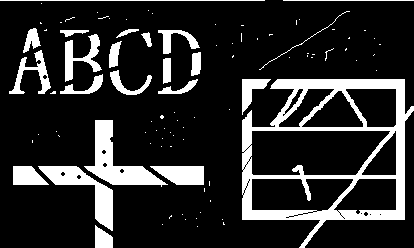
#> input picture 6-形态学处理/png_files/1.png, 414 x 248 px
$ jupyter execute '6-形态学处理.ipynb'
#> lines starting #> are read from the running program, lines starting #| are printed output that depends on the picture; after the words box and inside, x2 and y2 are one past the last pixel; in counts of white or black regions, pixels touching at a corner belong together
[cell 1]
import cv2
import matplotlib.pyplot as plt
import numpy as np

# 直方图计算函数
def GetHist(img):
    img = img.flatten()
    img = img.tolist()
    hist = []
    for i in range(0, 256):
        hist.append(img.count(i))
    return hist

# 6 二值图像处理

## 6.1 形态学处理

### 6.1.1 形态学膨胀

[cell 2]
# 形态学膨胀
m = [[0, 0, 0, 0, 0, 0, 0, 0, 0, 0, 0, 0],
     [0, 0, 0, 0, 0, 0, 0, 0, 0, 0, 0, 0],
     [0, 0, 1, 1, 1, 1, 1, 1, 1, 1, 0, 0],
     [0, 0, 1, 1, 1, 1, 1, 1, 1, 1, 0, 0],
     [0, 0, 1, 1, 1, 1, 1, 1, 1, 1, 0, 0],
     [0, 0, 1, 1, 1, 0, 0, 0, 1, 1, 0, 0],
     [0, 0, 1, 1, 1, 0, 0, 0, 1, 1, 0, 0],
     [0, 0, 1, 1, 1, 0, 0, 0, 1, 1, 0, 0],
     [0, 0, 1, 1, 1, 1, 1, 1, 1, 1, 0, 0],
     [0, 0, 1, 1, 1, 1, 1, 1, 1, 1, 0, 0],
     [0, 0, 0, 0, 0, 0, 0, 0, 0, 0, 0, 0],
     [0, 0, 0, 0, 0, 0, 0, 0, 0, 0, 0, 0]]

image = np.array(m, dtype=np.uint8)

kernel = np.array([[0, 0, 0, 0, 0],
                   [0, 1, 1, 1, 0],
                   [0, 1, 1, 1, 0],
                   [0, 1, 1, 1, 0],
                   [0, 0, 0, 0, 0],],np.uint8)

dilate = cv2.dilate(image, kernel, iterations=1)
print(dilate)

plt.figure()
plt.subplot(131)
plt.imshow(image, cmap='binary')
plt.subplot(132)
plt.imshow(kernel, cmap='binary')
plt.subplot(133)
plt.imshow(dilate, cmap='binary')
plt.show()

kernel的中点落在坐标系上哪些点时，kernel与image的交集不为空

#### 形态学膨胀的应用

[cell 3]
image1 = cv2.imread('./png_files/1.png', 0)
#> image1: shape (248, 414); 17% white; 93 white regions (70 under 20 px), largest, box (x1, y1, x2, y2) and area: (242, 79, 414, 248) 7674, (84, 120, 168, 187) 1884, (38, 166, 113, 231) 1498
image2 = cv2.imread('./png_files/letter.png', 0)
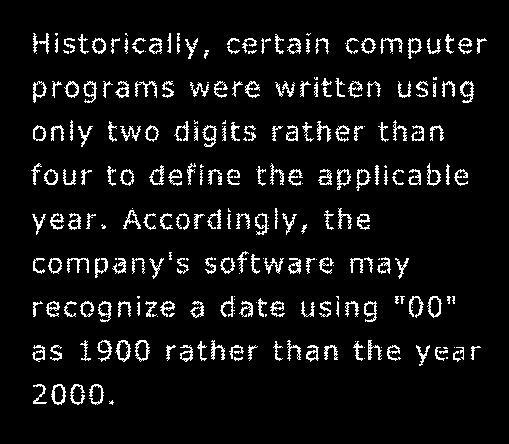
#> input picture 6-形态学处理/png_files/letter.png, 509 x 444 px
#> image2 is the input picture: shape (444, 509); min 0, max 255, mean 19

kernel = np.ones((3,3), dtype=np.uint8)

dilate1 = cv2.dilate(image1, kernel, iterations=1)
#> dilate1: shape (248, 414); 23.7% white; 84 white regions (50 under 20 px), largest, box (x1, y1, x2, y2) and area: (241, 78, 414, 248) 10848, (37, 119, 169, 232) 4038, (149, 165, 205, 186) 937
dilate2 = cv2.dilate(image2, kernel, iterations=1)
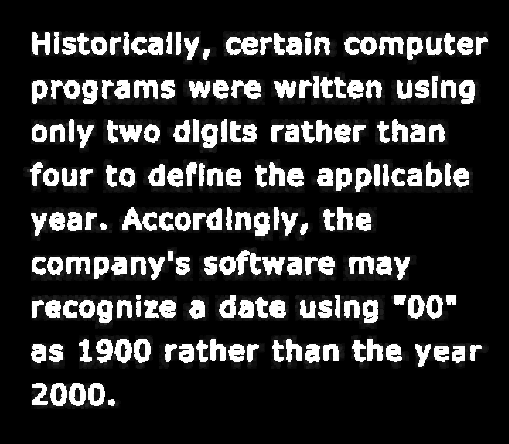
#> dilate2: shape (444, 509); min 0, max 255, mean 44.7

plt.figure()
plt.subplot(221)
plt.title('before')
plt.imshow(image1, cmap='gray')
plt.subplot(222)
plt.title('after')
plt.imshow(dilate1, cmap='gray')
plt.subplot(223)
plt.title('before')
plt.imshow(image2, cmap='gray')
plt.subplot(224)
plt.title('after')
plt.imshow(dilate2, cmap='gray')
plt.show()

### 6.1.2 形态学腐蚀

[cell 4]
# 形态学腐蚀
m = [[0, 0, 1, 0, 0],
     [0, 1, 1, 0, 0],
     [1, 1, 1, 1, 0],
     [0, 1, 1, 1, 0],
     [0, 1, 1, 0, 0],]

image = np.array(m, dtype=np.uint8)

kernel = np.array([[0, 0, 0, 0, 0],
                   [0, 0, 1, 0, 0],
                   [0, 1, 1, 1, 0],
                   [0, 0, 1, 0, 0],
                   [0, 0, 0, 0, 0],],np.uint8)

erosion = cv2.erode(image, kernel, iterations = 1)   #iteration的值越高，模糊程度(腐蚀程度)就越高 呈正相关关系且只能是整数

print(erosion)

plt.figure()
plt.subplot(131)
plt.imshow(image, cmap='binary')
plt.subplot(132)
plt.imshow(kernel, cmap='binary')
plt.subplot(133)
plt.imshow(erosion, cmap='binary')
plt.show()

kernel的中点落在坐标系中哪些点时，kernel可以完美地嵌入image中

#### 形态学腐蚀的应用

[cell 5]
image = cv2.imread('./png_files/1.png', 0)

kernel = np.ones((3,3), dtype=np.uint8)

erosion = cv2.erode(image, kernel, iterations = 1)
#> erosion: shape (248, 414); 10.9% white; 24 white regions (3 under 20 px), largest, box (x1, y1, x2, y2) and area: (243, 80, 414, 248) 4198, (87, 121, 164, 184) 1525, (40, 167, 112, 229) 1183

plt.figure()
plt.subplot(121)
plt.title('before')
plt.imshow(image, cmap='gray')
plt.subplot(122)
plt.title('after')
plt.imshow(erosion, cmap='gray')
plt.show()

[cell 6]
image = cv2.imread('./png_files/2.png', 0)
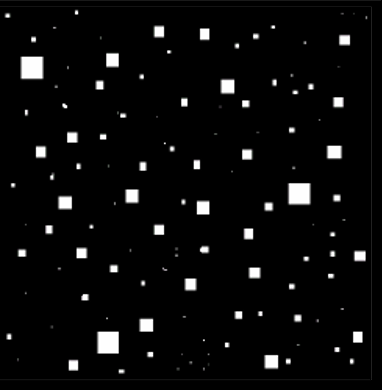
#> input picture 6-形态学处理/png_files/2.png, 382 x 390 px
#> image: shape (390, 382); min 0, max 255, mean 10.3

kernel = np.ones((15,15), dtype=np.uint8)

erosion = cv2.erode(image, kernel, iterations = 1)
#> erosion: shape (390, 382)

dilate = cv2.dilate(erosion, kernel, iterations=1)

plt.figure()
plt.subplot(131)
plt.title('before')
plt.imshow(image, cmap='gray')
plt.subplot(132)
plt.title('15x15 erosion')
plt.imshow(erosion, cmap='gray')
plt.subplot(133)
plt.title('15x15 dilation')
plt.imshow(dilate, cmap='gray')
plt.show()

形态学腐蚀，有着滤波的效果

## 6.2 图像的开闭运算

### 6.2.1 开运算

先腐蚀再膨胀

[cell 7]
m = [[0, 0, 0, 0, 0, 0, 0, 0, 0, 0],
     [0, 0, 0, 0, 0, 0, 1, 1, 0, 0],
     [0, 1, 1, 1, 0, 0, 1, 1, 0, 0],
     [0, 1, 1, 1, 1, 1, 1, 1, 1, 0],
     [0, 1, 1, 1, 1, 1, 1, 1, 1, 0],
     [0, 0, 0, 0, 0, 1, 1, 1, 1, 0],
     [0, 0, 0, 0, 0, 1, 1, 1, 1, 0],
     [0, 0, 0, 0, 0, 0, 0, 0, 0, 0],]

image = np.array(m, dtype=np.uint8)

kernel = np.ones((3,3), dtype=np.uint8)

img_open=cv2.morphologyEx(image, cv2.MORPH_OPEN, kernel)

plt.figure()
plt.subplot(121)
plt.title('before')
plt.imshow(image, cmap='binary')
plt.subplot(122)
plt.title('after')
plt.imshow(img_open, cmap='binary')
plt.show()

[cell 8]
# 把kernel设置成圆形试试
m = np.zeros((499,499), dtype=np.uint8)

image = cv2.rectangle(m, pt1=(49,49), pt2=(438,438), color=1, thickness=-1)
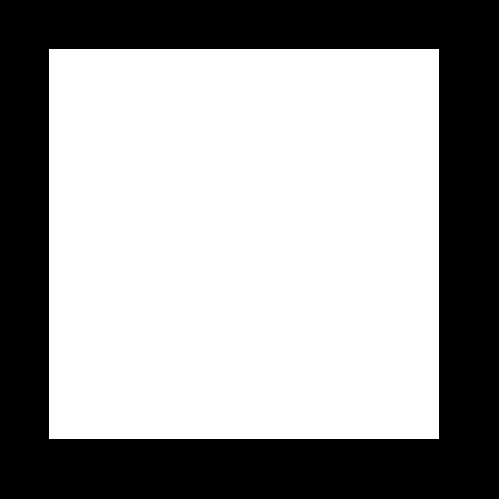
#> m: shape (499, 499); values 0 (black) and 1 (white), 61.1% white; 1 black region, box (x1, y1, x2, y2) and area: (0, 0, 499, 499) 96901
image = np.array(m, dtype=np.uint8)

kernel = np.zeros((101,101), dtype=np.uint8)
kernel = cv2.circle(kernel, (50,50), 50, 1, -1)

img_open=cv2.morphologyEx(image, cv2.MORPH_OPEN, kernel)

plt.figure()
plt.subplot(131)
plt.title('before')
plt.imshow(image, cmap='binary')
plt.subplot(132)
plt.title('kernel')
plt.imshow(kernel, cmap='binary')
plt.subplot(133)
plt.title('after')
plt.imshow(img_open, cmap='binary')
plt.show()

* 用来消除小物体、在纤细处分离物体
* 平滑较大物体的边界同时并不明显改变其面积

### 6.2.2 闭运算

先膨胀再腐蚀

[cell 9]
m = [[0, 0, 0, 0, 0, 0, 0, 0, 0, 0, 0, 0],
     [0, 0, 0, 0, 0, 0, 0, 0, 0, 0, 0, 0],
     [0, 0, 0, 0, 0, 1, 1, 1, 0, 0, 0, 0],
     [0, 0, 1, 1, 0, 1, 1, 1, 0, 0, 0, 0],
     [0, 0, 1, 1, 0, 1, 1, 1, 1, 0, 0, 0],
     [0, 0, 0, 0, 0, 0, 0, 0, 0, 0, 0, 0],
     [0, 0, 0, 0, 0, 0, 0, 0, 0, 0, 0, 0],
     [0, 0, 0, 0, 0, 0, 1, 1, 1, 0, 0, 0],
     [0, 0, 1, 1, 0, 0, 1, 1, 1, 0, 0, 0],
     [0, 0, 0, 0, 0, 0, 0, 0, 0, 0, 0, 0],
     [0, 0, 0, 0, 0, 0, 0, 0, 0, 0, 0, 0],
     [0, 0, 0, 0, 0, 0, 0, 0, 0, 0, 0, 0],]

image = np.array(m, dtype=np.uint8)

kernel = np.ones((3,3), dtype=np.uint8)

img_close = cv2.morphologyEx(image, cv2.MORPH_CLOSE, kernel)

plt.figure()
plt.subplot(121)
plt.title('before')
plt.imshow(image, cmap='binary')
plt.subplot(122)
plt.title('after')
plt.imshow(img_close, cmap='binary')
plt.show()

[cell 10]
# 把kernel设置成圆形试试
image = cv2.imread('./png_files/3.png', 0)
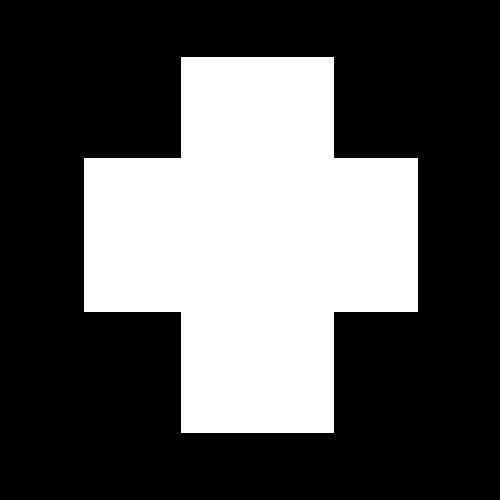
#> input picture 6-形态学处理/png_files/3.png, 500 x 500 px
#> image: shape (500, 500); 34.2% white; 1 white region, box (x1, y1, x2, y2) and area: (84, 57, 418, 433) 85402

kernel = np.zeros((61,61), dtype=np.uint8)
kernel = cv2.circle(kernel, (30,30), 30, 1, -1)

img_close = cv2.morphologyEx(image, cv2.MORPH_CLOSE, kernel)
#> img_close: shape (500, 500); 34.5% white; 1 white region, box (x1, y1, x2, y2) and area: (84, 57, 418, 433) 86302

plt.figure()
plt.subplot(131)
plt.title('before')
plt.imshow(image, cmap='binary')
plt.subplot(132)
plt.title('kernel')
plt.imshow(kernel, cmap='binary')
plt.subplot(133)
plt.title('after')
plt.imshow(img_close, cmap='binary')
plt.show()

* 用来填充物体内细小空洞
* 连接邻近物体
* 平滑其边界的同时并不明显改变其面积

## 6.3 形态学应用实例

### 6.3.1 二值化指纹图像的预处理

1. **读入指纹图像**

[cell 11]
image = cv2.imread('./png_files/fingerprint.png', 0)
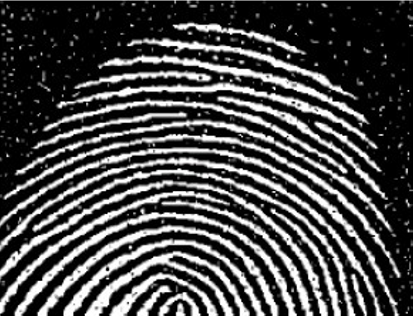
#> input picture 6-形态学处理/png_files/fingerprint.png, 413 x 316 px
#> image: shape (316, 413); min 0, max 255, mean 73.3

_, image = cv2.threshold(image, 100, 255, cv2.THRESH_BINARY)    # image中像素值高于100的点，像素值全部拉到255
#> image: shape (316, 413); 31.1% white; 224 white regions (196 under 20 px), largest, box (x1, y1, x2, y2) and area: (0, 148, 399, 316) 2645, (0, 157, 383, 316) 2590, (0, 180, 328, 316) 2560

plt.figure()
plt.imshow(image, cmap='binary')
plt.show()

2. **使用3×3的小方块做一次腐蚀操作**

[cell 12]
kernel = np.ones((3,3), dtype=np.uint8)
image = cv2.erode(image, kernel, iterations = 1)
#> image: shape (316, 413); 16.4% white; 93 white regions (32 under 20 px), largest, box (x1, y1, x2, y2) and area: (16, 213, 296, 316) 1488, (38, 226, 277, 316) 1414, (86, 252, 249, 316) 1358

plt.figure()
plt.imshow(image, cmap='binary')
plt.show()

3. **使用3×3的小方块做一次膨胀操作（完成了一个完整的开运算操作）**

[cell 13]
image = cv2.dilate(image, kernel, iterations = 1)
#> image: shape (316, 413); 29.8% white; 52 white regions (10 under 20 px), largest, box (x1, y1, x2, y2) and area: (0, 148, 397, 307) 2595, (0, 158, 383, 316) 2556, (15, 212, 297, 316) 2460

plt.figure()
plt.imshow(image, cmap='binary')
plt.show()

4. **使用3×3的小方块做一次膨胀操作**

[cell 14]
image = cv2.dilate(image, kernel, iterations = 1)
#> image: shape (316, 413); 43.4% white; 33 white regions, largest, box (x1, y1, x2, y2) and area: (0, 190, 314, 316) 7504, (36, 224, 279, 316) 5625, (0, 147, 400, 316) 3911

plt.figure()
plt.imshow(image, cmap='binary')
plt.show()

5. **使用3×3的小方块做一次腐蚀操作（完成了一个完整的闭运算操作）**

[cell 15]
image = cv2.erode(image, kernel, iterations = 1)
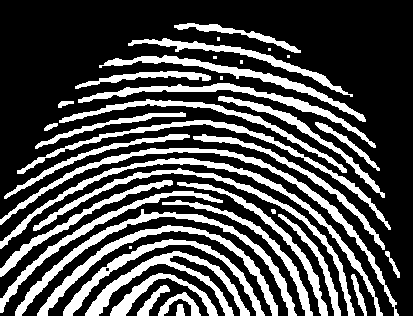
#> image: shape (316, 413); 30% white; 40 white regions (7 under 20 px), largest, box (x1, y1, x2, y2) and area: (0, 148, 399, 316) 2634, (0, 158, 383, 316) 2564, (15, 209, 297, 316) 2481

plt.figure()
plt.imshow(image, cmap='binary')
plt.show()

### 6.3.2 二值图像的边界提取

1. **读入图像**

[cell 16]
image = cv2.imread('./png_files/4.png', 0)
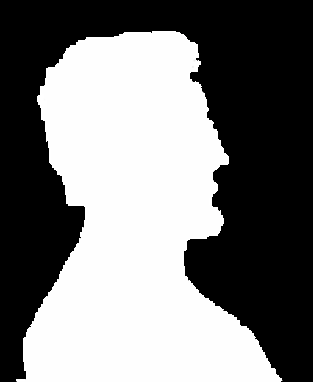
#> input picture 6-形态学处理/png_files/4.png, 313 x 382 px
#> image: shape (382, 313); min 0, max 255, mean 122.3

plt.figure()
plt.imshow(image, cmap='binary')
plt.show()

2. **做一次膨胀运算**

3. **膨胀图像 - 原图**

[cell 17]
kernel = np.ones((3,3))

dilation = cv2.dilate(image, kernel, iterations=1)

plt.figure()
plt.imshow(dilation-image, cmap='binary')
plt.show()

### 6.3.3 识别物体形状

1. **定义一张黑白图像**

[cell 18]
image = np.zeros((120,180), dtype = np.uint8)
image[11:80,16:75] = 1
image[56:105,86:135] =1;
image[26:55,141:170] = 1

plt.figure()
plt.imshow(image, cmap='binary')
plt.show()

2. **生成第一个结构图像**

[cell 19]
E = np.zeros((58,58), dtype=np.uint8)
E[5:54,5:54] = 1

plt.figure()
plt.imshow(E, cmap='binary')
plt.show()

3. **生成第二个结构图像**

[cell 20]
F = 1-E

plt.figure()
plt.imshow(F, cmap='binary')
plt.show()

4. **用第一个结构图像`E`去腐蚀原图**

[cell 21]
image_erosion = cv2.erode(image, E)

plt.figure()
plt.imshow(image_erosion, cmap='binary')
plt.show()

5. **用第二个结构图像`F`去腐蚀原图的补集**

[cell 22]
image_c = 1 - image

image_c_erosion = cv2.erode(image_c, F)

plt.figure()
plt.imshow(image_c_erosion, cmap='binary')
plt.show()
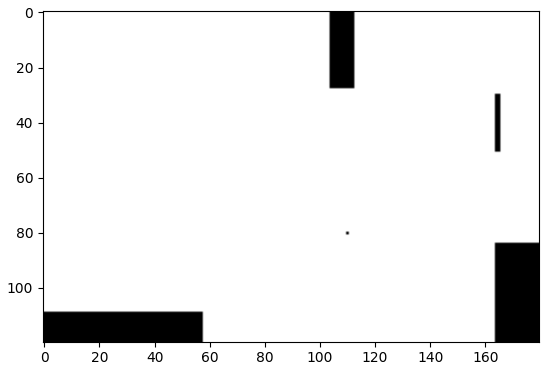
#> figure drawn by matplotlib, 1 panel

6. **将两次腐蚀的结果取交集，得到的空间上的一点代表：我们在这一点找到了一个尺寸符合的正方形**

[cell 23]
plt.figure()
plt.imshow(image_c_erosion & image_erosion, cmap='binary')
plt.show()

### 6.3.4 区域填充

[cell 24]
m = [[0, 0, 0, 0, 0, 0, 0],
     [0, 0, 1, 1, 0, 0, 0],
     [0, 1, 0, 0, 1, 0, 0],
     [0, 1, 0, 0, 1, 0, 0],
     [0, 0, 1, 0, 1, 0, 0],
     [0, 0, 1, 0, 1, 0, 0],
     [0, 1, 0, 0, 0, 1, 0],
     [0, 1, 0, 0, 0, 1, 0],
     [0, 1, 1, 1, 1, 0, 0],
     [0, 0, 0, 0, 0, 0, 0],]

image = np.array(m, dtype=np.uint8)

plt.figure()
plt.imshow(image, cmap='binary')
plt.show()

[cell 25]
contours, hierarchy = cv2.findContours(image, cv2.RETR_TREE, cv2.CHAIN_APPROX_SIMPLE)
image = cv2.fillPoly(image,[contours[1]],1)

plt.figure()
plt.imshow(image, cmap='binary')
plt.show()
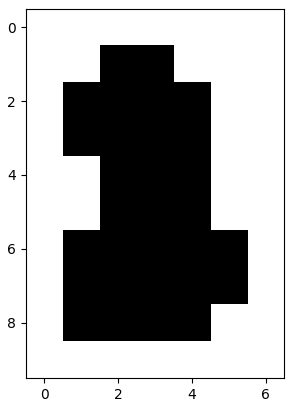
#> figure drawn by matplotlib, 1 panel
